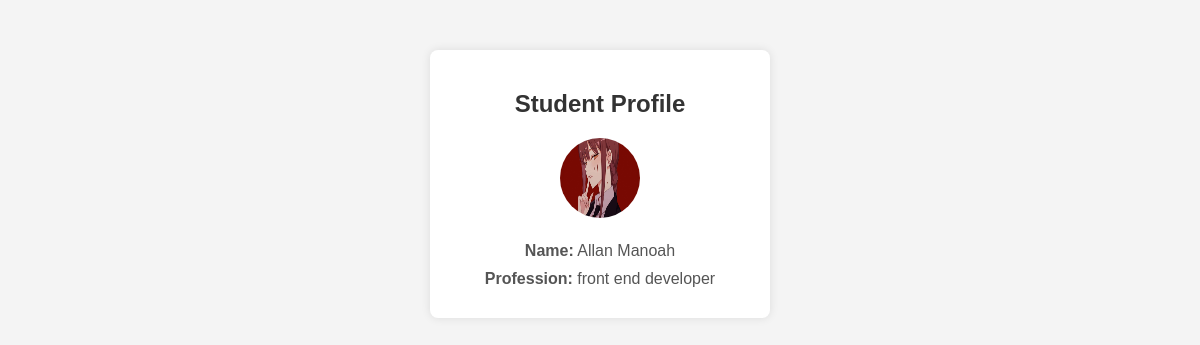
/admin/student_profile.php?id=23, run on an earlier commit of the app's database.
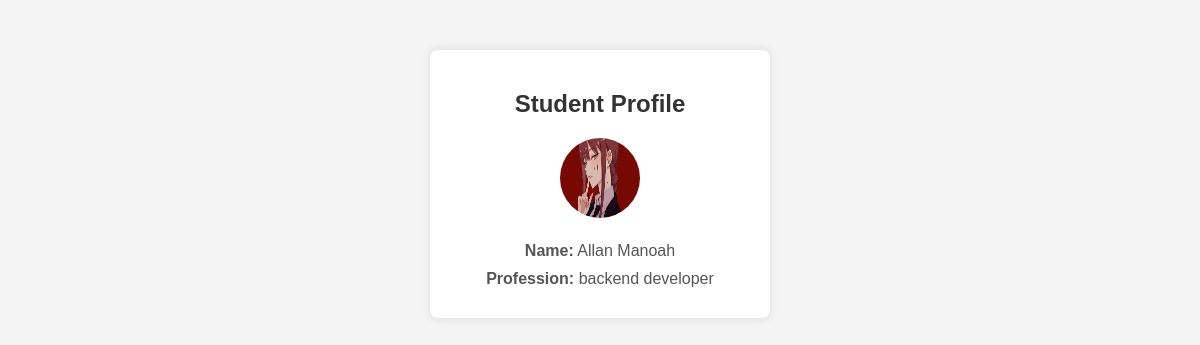
And on a later commit of the database.
### tables this page shows
CREATE TABLE `register_student` (
  `id` int(11) NOT NULL,
  `name` varchar(50) NOT NULL,
  `profession` varchar(255) NOT NULL,
  `email` varchar(255) NOT NULL,
  `password` varchar(255) NOT NULL,
  `image_path` varchar(255) NOT NULL
);

### admin/student_profile.php (the view, shortened to what this page needs)
<!DOCTYPE html>
<html lang="en">
<head>
</head>
<body>
    <?php
    include 'connect_db.php';
    if (isset($_GET['id']) && is_numeric($_GET['id'])) {
        $studentId = $_GET['id'];
        $selectSql = "SELECT * FROM register_student WHERE id = $studentId";
        $result = $conn->query($selectSql);
        if ($result->num_rows > 0) {
            $row = $result->fetch_assoc();
            $name = $row['name'];
            $profession = $row['profession'];
            $imagePath = $row['image_path'];
            echo '<div>';
            echo '<h2>Student Profile</h2>';
            echo '<img src="' . $imagePath . '" alt="' . $name . '">';
            echo '<p><strong>Name:</strong> ' . $name . '</p>';
            echo '<p><strong>Profession:</strong> ' . $profession . '</p>';
            echo '</div>';
        } else {
            echo "Student not found.";
        }
    } else {
        echo "Invalid student ID.";
    }
    ?>
</body>
</html>

### admin/student_profile.php (style rules this page uses)
body { font-family: 'Arial', sans-serif; background-color: #f4f4f4; text-align: center; margin: 50px; }
h2 { color: #333; }
div { background-color: #fff; border-radius: 8px; box-shadow: 0 0 10px rgba(0, 0, 0, 0.1); padding: 20px; margin: 20px auto; max-width: 300px; }
img { width: 80px; height: 80px; border-radius: 50%; margin-bottom: 10px; }
p { color: #555; margin: 10px 0; }

What changed in the data, as far as the page shows it:
changed register_student "Allan Manoah": profession "front end developer" → "backend developer"
